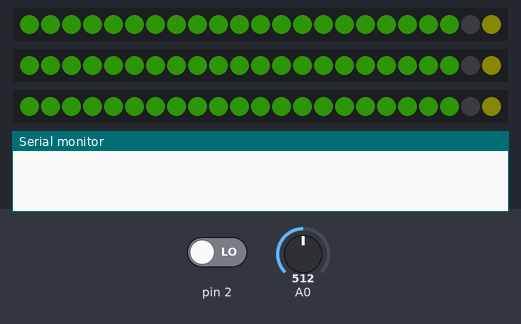
Bench run of a sketch on a simulated Arduino Uno, built with avr-gcc and run on an emulated ATmega328P. Parts: 3 × 23 RGB LEDs in strip order, left to right, the last lines printed to the serial monitor. Inputs (shaded band) come from the test bench; at power-on: pin 2 LOW, A0 = 512. Dim RGB values are drawn brighter than linear; the strip is taken to match the declared colour order; random numbers use the default seed unless the sketch sets one.

Above: at 1.2 s.
1.3 s: pin 2 driven HIGH
At 2.84 s:
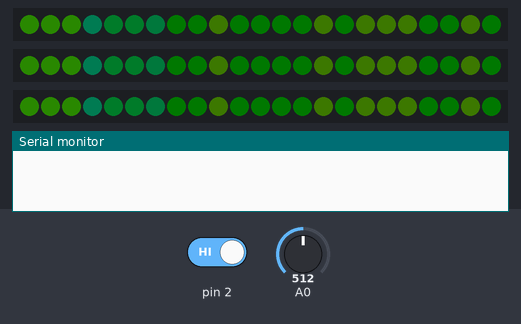
At 4.6 s:
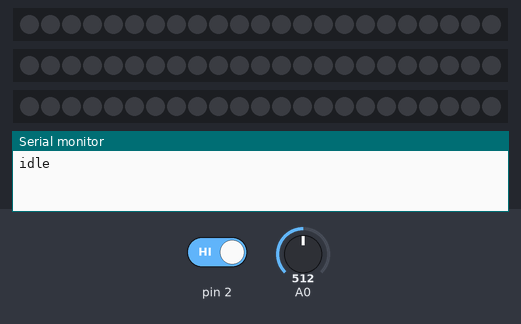
5.3 s: pin 2 driven LOW
6.8 s: pin 2 driven HIGH
At 8.95 s:
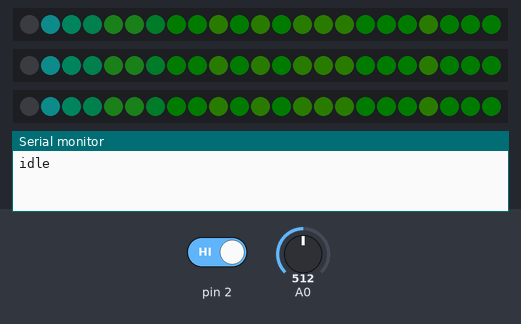

Measured:
- after the input at 1.3 s, the LEDs: first change at once (image 1 shows a later state)
- after the input at 5.3 s, every drawn part: stays the same
- after the input at 6.8 s, the LEDs: first change after 0.08 s (image 3 shows a later state)

The sketch:

Chromacaster_v1_copy_20250115140650.ino
```cpp
#include <Adafruit_NeoPixel.h>
const uint8_t PROGMEM gamma8[] = {

0, 0, 0, 0, 0, 0, 0, 0, 0, 0, 0, 0, 0, 0, 0, 0,

0, 0, 0, 0, 0, 0, 0, 0, 0, 0, 0, 0, 1, 1, 1, 1,

1, 1, 1, 1, 1, 1, 1, 1, 1, 2, 2, 2, 2, 2, 2, 2,

2, 3, 3, 3, 3, 3, 3, 3, 4, 4, 4, 4, 4, 5, 5, 5,

5, 6, 6, 6, 6, 7, 7, 7, 7, 8, 8, 8, 9, 9, 9, 10,

10, 10, 11, 11, 11, 12, 12, 13, 13, 13, 14, 14, 15, 15, 16, 16,

17, 17, 18, 18, 19, 19, 20, 20, 21, 21, 22, 22, 23, 24, 24, 25,

25, 26, 27, 27, 28, 29, 29, 30, 31, 32, 32, 33, 34, 35, 35, 36,

37, 38, 39, 39, 40, 41, 42, 43, 44, 45, 46, 47, 48, 49, 50, 50,

51, 52, 54, 55, 56, 57, 58, 59, 60, 61, 62, 63, 64, 66, 67, 68,

69, 70, 72, 73, 74, 75, 77, 78, 79, 81, 82, 83, 85, 86, 87, 89,

90, 92, 93, 95, 96, 98, 99, 101, 102, 104, 105, 107, 109, 110, 112, 114,

115, 117, 119, 120, 122, 124, 126, 127, 129, 131, 133, 135, 137, 138, 140, 142,

144, 146, 148, 150, 152, 154, 156, 158, 160, 162, 164, 167, 169, 171, 173, 175,

177, 180, 182, 184, 186, 189, 191, 193, 196, 198, 200, 203, 205, 208, 210, 213,

215, 218, 220, 223, 225, 228, 231, 233, 236, 239, 241, 244, 247, 249, 252, 255

};

int Brightness = 20;
int r = 0;
int b = 0;
int g = 0;

#define N_LEDS 23
#define LPIN1 12
#define LPIN2 11
#define LPIN3 10


Adafruit_NeoPixel s1 = Adafruit_NeoPixel (N_LEDS, LPIN1,NEO_BRG + NEO_KHZ800);
Adafruit_NeoPixel s2 = Adafruit_NeoPixel (N_LEDS, LPIN2,NEO_BRG + NEO_KHZ800);
Adafruit_NeoPixel s3 = Adafruit_NeoPixel (N_LEDS, LPIN3,NEO_BRG + NEO_KHZ800);

void setup() {
  // put your setup code here, to run once:
  Serial.begin(9600);
  pinMode(A0,INPUT);
  s1.begin();
  s2.begin();
  s3.begin();
  s1.setBrightness(Brightness);
  s2.setBrightness(Brightness);
  s3.setBrightness(Brightness);


  pinMode(2,INPUT);
}

void loop() {


  // put your main code here, to run repeatedly:

  int raw = analogRead(A0);

  int raw2 = analogRead(A0);
  //Serial.println(raw);
  int amp = abs(raw - 514);
  if(amp == 1){
    amp = 0;
  }
  //Serial.println(amp);

  int val = map(amp,0,15,0,100);
  if(val>100){
    val = 100;
  }
  //Serial.println(val);

if(digitalRead(2) == HIGH){
    idle();
    //Serial.println("meter");
  }  else{
    meter(s1,val);
    meter(s2,val);
    meter(s3,val);
  }

    //s1.setPixelColor(1,0,255,0);
    //s1.show();
    //idle(s2);
    //idle(s3);
    //Serial.println("hello");
    //delay(20);


  delay(60);
}

static void meter(Adafruit_NeoPixel & strip, int val){
  strip.clear();
  int height = map(val,0,100,0,23);
  //Serial.println(height);

  int c = map(val,0,23,0,255);
  uint32_t bg = strip.Color(80,255,20);
  int samp = 23 - height;


  for(uint16_t i=23; i>samp; i--){
    int b = 255/height;
    //int b = 255 - 255/height;
    int r = 255 - 255/height;

    uint32_t fc = strip.Color(r,b,0);
    strip.setPixelColor(i,fc);

  }
  strip.fill(bg,0,samp);
  strip.show();
}

static void idle(){
  s1.setBrightness(Brightness - 10);
  s2.setBrightness(Brightness - 10);
  s3.setBrightness(Brightness - 10);
  for(uint16_t i = 23; i > 0; i--){
    //strip.setBrightness(Brightness/i + 10);
    r = random(0,40);
    b = 50 + 100/i;
    g = 150/i;
    s1.setPixelColor(i,s1.Color(r,b,g));
    s2.setPixelColor(i,s2.Color(r,b,g));
    s3.setPixelColor(i,s3.Color(r,b,g));
    s1.show();
    s2.show();
    s3.show();
    delay(150 - i*6);
  }
  //delay(500);
  for(uint16_t i = 20; i > 0; i--){
    s1.setBrightness(Brightness - Brightness/i);
    s2.setBrightness(Brightness - Brightness/i);
    s3.setBrightness(Brightness - Brightness/i);
    s1.show();
    s2.show();
    s3.show();
    delay(40);
  }
  s1.clear();
  s2.clear();
  s3.clear();
  Serial.println("idle");
  delay(2000);

}
```
